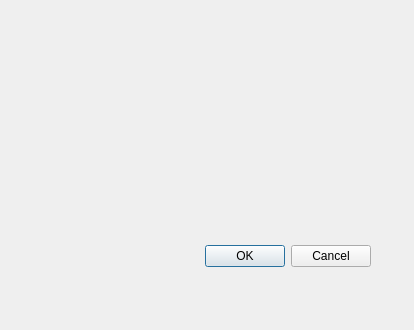
<?xml version="1.0" encoding="UTF-8"?>
<ui version="4.0">
 <class>CreateBudgetDialog</class>
 <widget class="QDialog" name="CreateBudgetDialog">
  <property name="geometry">
   <rect>
    <x>0</x>
    <y>0</y>
    <width>414</width>
    <height>330</height>
   </rect>
  </property>
  <property name="windowTitle">
   <string>Dialog</string>
  </property>
  <widget class="QDialogButtonBox" name="buttonBox">
   <property name="geometry">
    <rect>
     <x>30</x>
     <y>240</y>
     <width>341</width>
     <height>32</height>
    </rect>
   </property>
   <property name="orientation">
    <enum>Qt::Orientation::Horizontal</enum>
   </property>
   <property name="standardButtons">
    <set>QDialogButtonBox::StandardButton::Cancel|QDialogButtonBox::StandardButton::Ok</set>
   </property>
  </widget>
 </widget>
 <resources/>
 <connections>
  <connection>
   <sender>buttonBox</sender>
   <signal>accepted()</signal>
   <receiver>CreateBudgetDialog</receiver>
   <slot>accept()</slot>
   <hints>
    <hint type="sourcelabel">
     <x>248</x>
     <y>254</y>
    </hint>
    <hint type="destinationlabel">
     <x>157</x>
     <y>274</y>
    </hint>
   </hints>
  </connection>
  <connection>
   <sender>buttonBox</sender>
   <signal>rejected()</signal>
   <receiver>CreateBudgetDialog</receiver>
   <slot>reject()</slot>
   <hints>
    <hint type="sourcelabel">
     <x>316</x>
     <y>260</y>
    </hint>
    <hint type="destinationlabel">
     <x>286</x>
     <y>274</y>
    </hint>
   </hints>
  </connection>
 </connections>
</ui>
